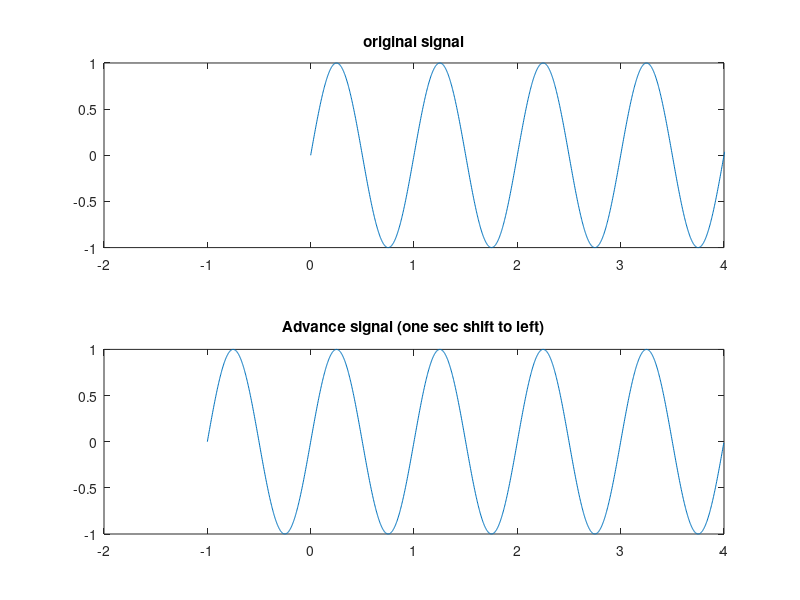

Recreate this plot in MATLAB.
clc
clear all
close all
t=0:0.003:5;
subplot(2,1,1);
sign=sin(t*2*pi);
plot(t,sign);
title(' original signal '); 
axis([-2 4 -1 1]);
subplot(2,1,2);
plot(t-1,sign);
title(' Advance signal (one sec shift to left) '); 
axis([-2 4 -1 1]);
